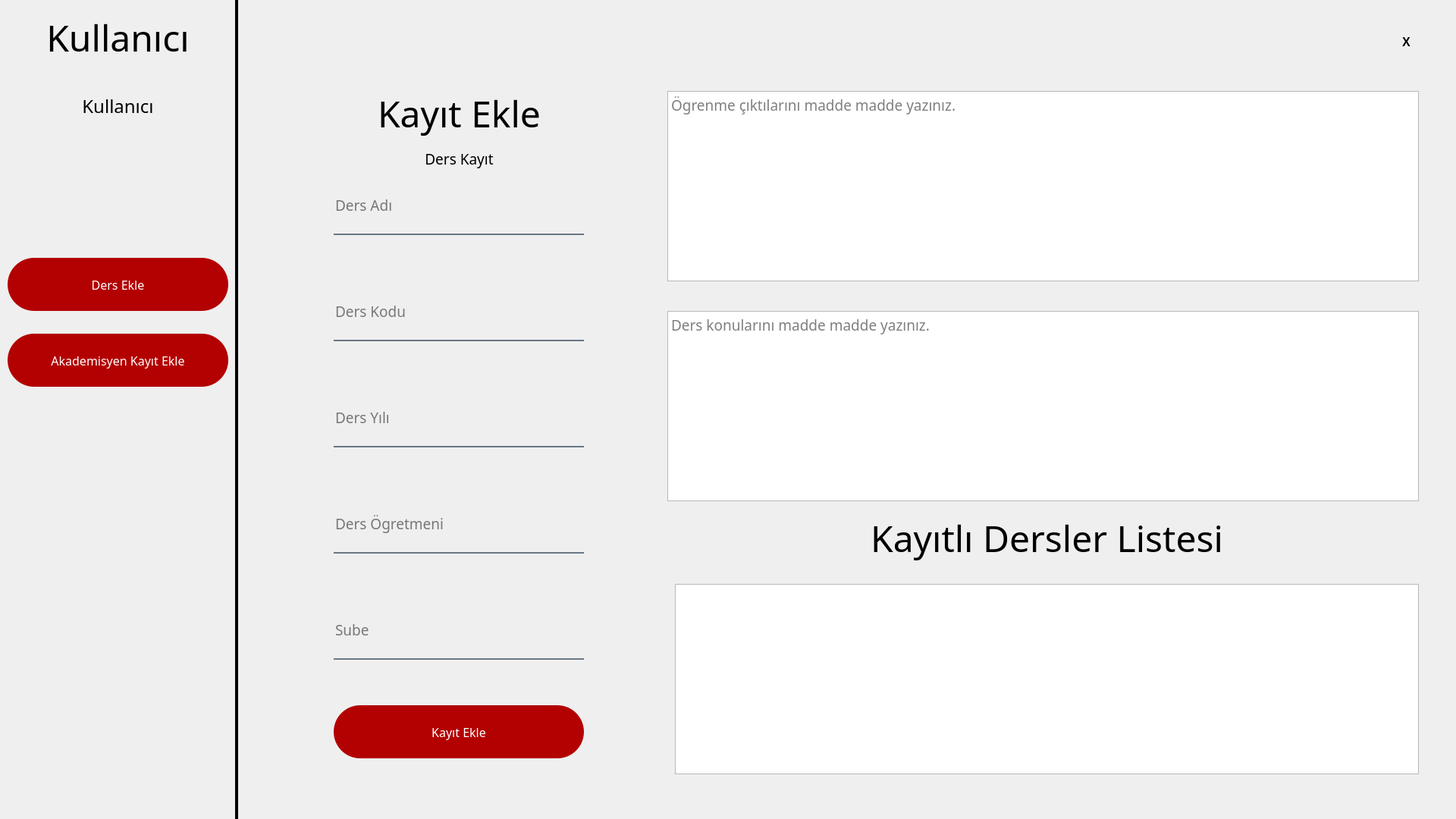
<?xml version="1.0" encoding="UTF-8"?>
<ui version="4.0">
 <class>MainWindow</class>
 <widget class="QMainWindow" name="MainWindow">
  <property name="geometry">
   <rect>
    <x>0</x>
    <y>0</y>
    <width>1920</width>
    <height>1080</height>
   </rect>
  </property>
  <property name="font">
   <font>
    <pointsize>10</pointsize>
   </font>
  </property>
  <property name="windowTitle">
   <string>MainWindow</string>
  </property>
  <widget class="QWidget" name="centralwidget">
   <widget class="QPushButton" name="btnAddLesson">
    <property name="geometry">
     <rect>
      <x>440</x>
      <y>930</y>
      <width>330</width>
      <height>70</height>
     </rect>
    </property>
    <property name="font">
     <font>
      <family>Dubai Medium</family>
      <pointsize>12</pointsize>
     </font>
    </property>
    <property name="styleSheet">
     <string notr="true">QPushButton#btnAddLesson{	
	background-color: rgb(179, 0, 0);
	color: white;
	border-radius:35px;
}
QPushButton#btnAddLesson:hover{	
	background-color: qlineargradient(spread:pad, x1:0, y1:0.505682, x2:1, y2:0.477, stop:0 rgb(243, 0, 0), stop:1  rgb(243, 0, 0));
}
QPushButton#btnAddLesson:pressed{
	padding-left:2px;
	padding-top:2px;	
	background-color: rgb(179, 0, 0);
}</string>
    </property>
    <property name="text">
     <string>Kayıt Ekle</string>
    </property>
   </widget>
   <widget class="QLabel" name="title">
    <property name="geometry">
     <rect>
      <x>440</x>
      <y>100</y>
      <width>331</width>
      <height>100</height>
     </rect>
    </property>
    <property name="font">
     <font>
      <family>Dubai Medium</family>
      <pointsize>36</pointsize>
     </font>
    </property>
    <property name="text">
     <string>&lt;html&gt;&lt;head/&gt;&lt;body&gt;&lt;p align=&quot;center&quot;&gt;Kayıt Ekle&lt;/p&gt;&lt;/body&gt;&lt;/html&gt;</string>
    </property>
   </widget>
   <widget class="QPushButton" name="btnQuit">
    <property name="geometry">
     <rect>
      <x>1839</x>
      <y>40</y>
      <width>31</width>
      <height>30</height>
     </rect>
    </property>
    <property name="font">
     <font>
      <family>Arial</family>
      <pointsize>12</pointsize>
      <weight>75</weight>
      <bold>true</bold>
     </font>
    </property>
    <property name="styleSheet">
     <string notr="true">QPushButton#btnQuit{	
	background-color: transparent;
	color: rgb(0, 0, 0);
	border-radius:5px;
}
QPushButton#btnQuit:hover{	
	background-color: qlineargradient(spread:pad, x1:0, y1:0.505682, x2:1, y2:0.477, stop:0 rgb(255, 65, 65), stop:1  rgb(255, 65, 65));
}
QPushButton#btnQuit:pressed{
	padding-left:2px;
	padding-top:2px;	
	background-color: rgb(255, 65, 65);
}</string>
    </property>
    <property name="text">
     <string>X</string>
    </property>
    <property name="icon">
     <iconset>
      <normaloff>:/icons/feather/x.svg</normaloff>:/icons/feather/x.svg</iconset>
    </property>
    <property name="iconSize">
     <size>
      <width>25</width>
      <height>25</height>
     </size>
    </property>
   </widget>
   <widget class="QLineEdit" name="lineLessonName">
    <property name="geometry">
     <rect>
      <x>440</x>
      <y>240</y>
      <width>330</width>
      <height>70</height>
     </rect>
    </property>
    <property name="font">
     <font>
      <family>Dubai Medium</family>
      <pointsize>14</pointsize>
     </font>
    </property>
    <property name="styleSheet">
     <string notr="true">background-color:rgba(0,0,0,0);
border:none;
border-bottom:2px solid rgba(105,118,132,255);
color:black;
padding-bottom:7px;</string>
    </property>
    <property name="placeholderText">
     <string>Ders Adı</string>
    </property>
   </widget>
   <widget class="QLineEdit" name="lineLessonCode">
    <property name="geometry">
     <rect>
      <x>440</x>
      <y>380</y>
      <width>330</width>
      <height>70</height>
     </rect>
    </property>
    <property name="font">
     <font>
      <family>Dubai Medium</family>
      <pointsize>14</pointsize>
     </font>
    </property>
    <property name="styleSheet">
     <string notr="true">background-color:rgba(0,0,0,0);
border:none;
border-bottom:2px solid rgba(105,118,132,255);
color:black;
padding-bottom:7px;</string>
    </property>
    <property name="echoMode">
     <enum>QLineEdit::Normal</enum>
    </property>
    <property name="placeholderText">
     <string>Ders Kodu</string>
    </property>
   </widget>
   <widget class="QLabel" name="title2">
    <property name="geometry">
     <rect>
      <x>440</x>
      <y>160</y>
      <width>331</width>
      <height>100</height>
     </rect>
    </property>
    <property name="font">
     <font>
      <family>Dubai Light</family>
      <pointsize>36</pointsize>
     </font>
    </property>
    <property name="text">
     <string>&lt;html&gt;&lt;head/&gt;&lt;body&gt;&lt;p align=&quot;center&quot;&gt;&lt;span style=&quot; font-size:14pt;&quot;&gt;Ders Kayıt&lt;/span&gt;&lt;/p&gt;&lt;/body&gt;&lt;/html&gt;</string>
    </property>
   </widget>
   <widget class="QLabel" name="bg1">
    <property name="geometry">
     <rect>
      <x>310</x>
      <y>0</y>
      <width>4</width>
      <height>1080</height>
     </rect>
    </property>
    <property name="font">
     <font>
      <family>Dubai Medium</family>
      <pointsize>36</pointsize>
     </font>
    </property>
    <property name="styleSheet">
     <string notr="true">background-color: rgb(0, 0, 0);</string>
    </property>
    <property name="text">
     <string>&lt;html&gt;&lt;head/&gt;&lt;body&gt;&lt;p align=&quot;center&quot;&gt;&lt;br/&gt;&lt;/p&gt;&lt;/body&gt;&lt;/html&gt;</string>
    </property>
   </widget>
   <widget class="QLabel" name="title3">
    <property name="geometry">
     <rect>
      <x>0</x>
      <y>0</y>
      <width>311</width>
      <height>100</height>
     </rect>
    </property>
    <property name="font">
     <font>
      <family>Dubai Medium</family>
      <pointsize>36</pointsize>
     </font>
    </property>
    <property name="text">
     <string>&lt;html&gt;&lt;head/&gt;&lt;body&gt;&lt;p align=&quot;center&quot;&gt;Kullanıcı&lt;/p&gt;&lt;/body&gt;&lt;/html&gt;</string>
    </property>
   </widget>
   <widget class="QLabel" name="titleUser">
    <property name="geometry">
     <rect>
      <x>0</x>
      <y>90</y>
      <width>311</width>
      <height>100</height>
     </rect>
    </property>
    <property name="font">
     <font>
      <family>Dubai Light</family>
      <pointsize>18</pointsize>
     </font>
    </property>
    <property name="text">
     <string>&lt;html&gt;&lt;head/&gt;&lt;body&gt;&lt;p align=&quot;center&quot;&gt;Kullanıcı&lt;/p&gt;&lt;/body&gt;&lt;/html&gt;</string>
    </property>
    <property name="alignment">
     <set>Qt::AlignCenter</set>
    </property>
   </widget>
   <widget class="QLabel" name="title4">
    <property name="geometry">
     <rect>
      <x>1060</x>
      <y>660</y>
      <width>641</width>
      <height>100</height>
     </rect>
    </property>
    <property name="font">
     <font>
      <family>Dubai Medium</family>
      <pointsize>36</pointsize>
     </font>
    </property>
    <property name="text">
     <string>&lt;html&gt;&lt;head/&gt;&lt;body&gt;&lt;p align=&quot;center&quot;&gt;Kayıtlı Dersler Listesi&lt;/p&gt;&lt;/body&gt;&lt;/html&gt;</string>
    </property>
   </widget>
   <widget class="QPushButton" name="btnAddLessonPage">
    <property name="geometry">
     <rect>
      <x>10</x>
      <y>340</y>
      <width>291</width>
      <height>70</height>
     </rect>
    </property>
    <property name="font">
     <font>
      <family>Dubai Medium</family>
      <pointsize>12</pointsize>
     </font>
    </property>
    <property name="styleSheet">
     <string notr="true">QPushButton#btnAddLessonPage{	
	background-color: rgb(179, 0, 0);
	color: white;
	border-radius:35px;
}
QPushButton#btnAddLessonPage:hover{	
	background-color: qlineargradient(spread:pad, x1:0, y1:0.505682, x2:1, y2:0.477, stop:0 rgb(243, 0, 0), stop:1  rgb(243, 0, 0));
}
QPushButton#btnAddLessonPage:pressed{
	padding-left:2px;
	padding-top:2px;	
	background-color: rgb(179, 0, 0);
}</string>
    </property>
    <property name="text">
     <string>Ders Ekle</string>
    </property>
   </widget>
   <widget class="QPushButton" name="btnAddUserPage">
    <property name="geometry">
     <rect>
      <x>10</x>
      <y>440</y>
      <width>291</width>
      <height>70</height>
     </rect>
    </property>
    <property name="font">
     <font>
      <family>Dubai Medium</family>
      <pointsize>12</pointsize>
     </font>
    </property>
    <property name="styleSheet">
     <string notr="true">QPushButton#btnAddUserPage{	
	background-color: rgb(179, 0, 0);
	color: white;
	border-radius:35px;
}
QPushButton#btnAddUserPage:hover{	
	background-color: qlineargradient(spread:pad, x1:0, y1:0.505682, x2:1, y2:0.477, stop:0 rgb(243, 0, 0), stop:1  rgb(243, 0, 0));
}
QPushButton#btnAddUserPage:pressed{
	padding-left:2px;
	padding-top:2px;	
	background-color: rgb(179, 0, 0);
}</string>
    </property>
    <property name="text">
     <string>Akademisyen Kayıt Ekle</string>
    </property>
   </widget>
   <widget class="QTextBrowser" name="listLessons">
    <property name="geometry">
     <rect>
      <x>890</x>
      <y>770</y>
      <width>981</width>
      <height>251</height>
     </rect>
    </property>
    <property name="font">
     <font>
      <family>Dubai Light</family>
      <pointsize>18</pointsize>
     </font>
    </property>
    <property name="styleSheet">
     <string notr="true"/>
    </property>
   </widget>
   <widget class="QLineEdit" name="lineLessonYear">
    <property name="geometry">
     <rect>
      <x>440</x>
      <y>520</y>
      <width>330</width>
      <height>70</height>
     </rect>
    </property>
    <property name="font">
     <font>
      <family>Dubai Medium</family>
      <pointsize>14</pointsize>
     </font>
    </property>
    <property name="styleSheet">
     <string notr="true">background-color:rgba(0,0,0,0);
border:none;
border-bottom:2px solid rgba(105,118,132,255);
color:black;
padding-bottom:7px;</string>
    </property>
    <property name="echoMode">
     <enum>QLineEdit::Normal</enum>
    </property>
    <property name="placeholderText">
     <string>Ders Yılı</string>
    </property>
   </widget>
   <widget class="QLineEdit" name="lineLessonAcademician">
    <property name="geometry">
     <rect>
      <x>440</x>
      <y>660</y>
      <width>330</width>
      <height>70</height>
     </rect>
    </property>
    <property name="font">
     <font>
      <family>Dubai Medium</family>
      <pointsize>14</pointsize>
     </font>
    </property>
    <property name="styleSheet">
     <string notr="true">background-color:rgba(0,0,0,0);
border:none;
border-bottom:2px solid rgba(105,118,132,255);
color:black;
padding-bottom:7px;</string>
    </property>
    <property name="echoMode">
     <enum>QLineEdit::Normal</enum>
    </property>
    <property name="placeholderText">
     <string>Ders Ögretmeni</string>
    </property>
   </widget>
   <widget class="QLineEdit" name="lineLessonBranch">
    <property name="geometry">
     <rect>
      <x>440</x>
      <y>800</y>
      <width>330</width>
      <height>70</height>
     </rect>
    </property>
    <property name="font">
     <font>
      <family>Dubai Medium</family>
      <pointsize>14</pointsize>
     </font>
    </property>
    <property name="styleSheet">
     <string notr="true">background-color:rgba(0,0,0,0);
border:none;
border-bottom:2px solid rgba(105,118,132,255);
color:black;
padding-bottom:7px;</string>
    </property>
    <property name="echoMode">
     <enum>QLineEdit::Normal</enum>
    </property>
    <property name="placeholderText">
     <string>Sube</string>
    </property>
   </widget>
   <widget class="QTextEdit" name="textEdit">
    <property name="geometry">
     <rect>
      <x>880</x>
      <y>120</y>
      <width>991</width>
      <height>251</height>
     </rect>
    </property>
    <property name="font">
     <font>
      <family>Dubai Medium</family>
      <pointsize>14</pointsize>
     </font>
    </property>
    <property name="placeholderText">
     <string>Ögrenme çıktılarını madde madde yazınız.</string>
    </property>
   </widget>
   <widget class="QTextEdit" name="textEdit2">
    <property name="geometry">
     <rect>
      <x>880</x>
      <y>410</y>
      <width>991</width>
      <height>251</height>
     </rect>
    </property>
    <property name="font">
     <font>
      <family>Dubai Medium</family>
      <pointsize>14</pointsize>
     </font>
    </property>
    <property name="placeholderText">
     <string>Ders konularını madde madde yazınız.</string>
    </property>
   </widget>
  </widget>
 </widget>
 <resources>
  <include location="res.qrc"/>
 </resources>
 <connections/>
</ui>
